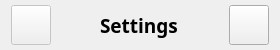
         <widget class="QFrame" name="frame_controlBar_2">
          <property name="minimumSize">
           <size>
            <width>0</width>
            <height>50</height>
           </size>
          </property>
          <property name="maximumSize">
           <size>
            <width>16777215</width>
            <height>50</height>
           </size>
          </property>
          <property name="frameShape">
           <enum>QFrame::NoFrame</enum>
          </property>
          <property name="frameShadow">
           <enum>QFrame::Raised</enum>
          </property>
          <property name="lineWidth">
           <number>0</number>
          </property>
          <layout class="QHBoxLayout" name="horizontalLayout_6">
           <property name="spacing">
            <number>4</number>
           </property>
           <property name="leftMargin">
            <number>11</number>
           </property>
           <property name="topMargin">
            <number>5</number>
           </property>
           <property name="rightMargin">
            <number>11</number>
           </property>
           <property name="bottomMargin">
            <number>5</number>
           </property>
           <item>
            <widget class="QPushButton" name="btn_menu_settings_2">
             <property name="enabled">
              <bool>false</bool>
             </property>
             <property name="sizePolicy">
              <sizepolicy hsizetype="Fixed" vsizetype="Fixed">
               <horstretch>0</horstretch>
               <verstretch>0</verstretch>
              </sizepolicy>
             </property>
             <property name="minimumSize">
              <size>
               <width>40</width>
               <height>40</height>
              </size>
             </property>
             <property name="maximumSize">
              <size>
               <width>40</width>
               <height>40</height>
              </size>
             </property>
             <property name="text">
              <string/>
             </property>
             <property name="iconSize">
              <size>
               <width>30</width>
               <height>30</height>
              </size>
             </property>
            </widget>
           </item>
           <item>
            <spacer name="horizontalSpacer_8">
             <property name="orientation">
              <enum>Qt::Horizontal</enum>
             </property>
             <property name="sizeType">
              <enum>QSizePolicy::Fixed</enum>
             </property>
             <property name="sizeHint" stdset="0">
              <size>
               <width>5</width>
               <height>20</height>
              </size>
             </property>
            </spacer>
           </item>
           <item>
            <spacer name="horizontalSpacer_9">
             <property name="orientation">
              <enum>Qt::Horizontal</enum>
             </property>
             <property name="sizeHint" stdset="0">
              <size>
               <width>40</width>
               <height>20</height>
              </size>
             </property>
            </spacer>
           </item>
           <item>
            <widget class="QLabel" name="label_settings">
             <property name="font">
              <font>
               <family>Century Gothic</family>
               <pointsize>14</pointsize>
               <weight>75</weight>
               <italic>false</italic>
               <bold>true</bold>
              </font>
             </property>
             <property name="styleSheet">
              <string notr="true">color:black; font: bold;</string>
             </property>
             <property name="text">
              <string>Settings</string>
             </property>
            </widget>
           </item>
           <item>
            <spacer name="horizontalSpacer_11">
             <property name="orientation">
              <enum>Qt::Horizontal</enum>
             </property>
             <property name="sizeType">
              <enum>QSizePolicy::Expanding</enum>
             </property>
             <property name="sizeHint" stdset="0">
              <size>
               <width>40</width>
               <height>20</height>
              </size>
             </property>
            </spacer>
           </item>
           <item>
            <spacer name="horizontalSpacer_12">
             <property name="orientation">
              <enum>Qt::Horizontal</enum>
             </property>
             <property name="sizeType">
              <enum>QSizePolicy::Fixed</enum>
             </property>
             <property name="sizeHint" stdset="0">
              <size>
               <width>7</width>
               <height>20</height>
              </size>
             </property>
            </spacer>
           </item>
           <item>
            <widget class="QPushButton" name="btn_menu_settings">
             <property name="sizePolicy">
              <sizepolicy hsizetype="Fixed" vsizetype="Fixed">
               <horstretch>0</horstretch>
               <verstretch>0</verstretch>
              </sizepolicy>
             </property>
             <property name="minimumSize">
              <size>
               <width>40</width>
               <height>40</height>
              </size>
             </property>
             <property name="maximumSize">
              <size>
               <width>40</width>
               <height>40</height>
              </size>
             </property>
             <property name="text">
              <string/>
             </property>
             <property name="icon">
              <iconset resource="../src/ressources.qrc">
               <normaloff>:/icons/icons/menu.png</normaloff>:/icons/icons/menu.png</iconset>
             </property>
             <property name="iconSize">
              <size>
               <width>30</width>
               <height>30</height>
              </size>
             </property>
            </widget>
           </item>
          </layout>
         </widget>
